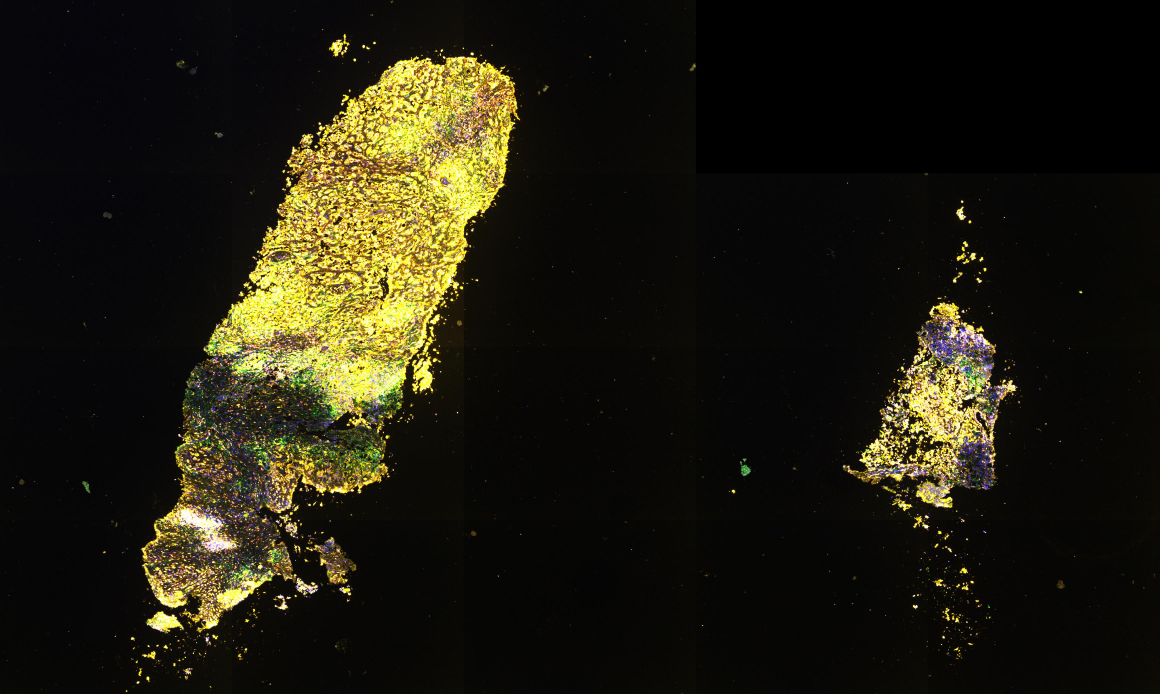
#> input picture test/prepdbreference/M21_1_qptiff.jpg, 3480 x 2080 px (shown at 1/3 size); its folder holds only this picture in this run
$ python -i image_mask.py   (imports and definitions only)   (older library calls are emulated)
#> lines starting #> are read from the running program, lines starting #| are printed output that depends on the picture
#imports
from .utilities import flatfield_logger
from .plotting import doMaskingPlotsForImage
from .config import CONST
from ...utilities.dataclasses import MyDataClass
from ...utilities.img_file_io import smoothImageWorker, getExposureTimesByLayer, im3writeraw, writeImageToFile
from ...utilities.misc import cd
from ...utilities.config import CONST as UNIV_CONST
import numpy as np
import os, cv2

#mask region information helper class
# [6 lines that did not run here, left out]

class ImageMask() :
    """
    Class to store and work with a mask for an image
    """

    #################### PROPERTIES ####################

    # [5 lines left out: function packed_tissue_mask, not called in this run]
    @property
    def compressed_mask(self): #the compressed mask with (# layers groups)+1 layers
        return self._compressed_mask
    # [13 lines left out: functions onehot_mask, uncompressed_full_mask, not called in this run]
    @property
    def labelled_mask_regions(self):
        return self._labelled_mask_regions #the list of labelled mask region objects for this mask

    #################### PUBLIC FUNCTIONS ####################

    # [194 lines left out: functions __init__, addCreatedMasks, getEnumeratedMask, unpackTissueMask, getSizeFilteredMask, getImageTissueMask and 2 more, not called in this run]

#function to compute and return the variance of the normalized laplacian for a given image layer
def getImageLayerLocalVarianceOfNormalizedLaplacian(img_layer) :
    #build the laplacian image and normalize it to get the curvature
    img_laplacian = cv2.Laplacian(img_layer,cv2.CV_32F,borderType=cv2.BORDER_REFLECT)
    img_lap_norm = cv2.UMat(np.empty(img_layer.shape,dtype=np.float32))
    cv2.filter2D(img_layer,cv2.CV_32F,CONST.LOCAL_MEAN_KERNEL,img_lap_norm,borderType=cv2.BORDER_REFLECT)
    img_lap_norm = img_lap_norm.get()
    img_norm_lap = img_laplacian
    img_norm_lap[img_lap_norm!=0] /= img_lap_norm[img_lap_norm!=0]
    img_norm_lap[img_lap_norm==0] = 0
    #find the variance of the normalized laplacian in the neighborhood window
    norm_lap_loc_mean = cv2.UMat(np.empty_like(img_norm_lap))
    cv2.filter2D(img_norm_lap,cv2.CV_32F,CONST.WINDOW_EL,norm_lap_loc_mean,borderType=cv2.BORDER_REFLECT)
    norm_lap_2_loc_mean = cv2.UMat(np.empty_like(img_norm_lap))
    cv2.filter2D(np.power(img_norm_lap,2),cv2.CV_32F,CONST.WINDOW_EL,norm_lap_2_loc_mean,borderType=cv2.BORDER_REFLECT)
    npix = np.sum(CONST.WINDOW_EL)
    norm_lap_loc_mean = norm_lap_loc_mean.get()
    norm_lap_2_loc_mean = norm_lap_2_loc_mean.get()
    norm_lap_loc_mean /= npix
    norm_lap_2_loc_mean /= npix
    local_norm_lap_var = np.abs(norm_lap_2_loc_mean-np.power(norm_lap_loc_mean,2))
    #return the local variance of the normalized laplacian
    return local_norm_lap_var

#function to return a blur mask for a given image layer group, along with a dictionary of plots to add to the group for this image
# [218 lines left out: functions getImageLayerGroupBlurMask, getImageTissueFoldMask, getImageBlurMask, getImageSaturationMasks, getImageMaskWorker, not called in this run]

>>> import cv2
>>> picture = cv2.imread('../../../test/prepdbreference/M21_1_qptiff.jpg', cv2.IMREAD_GRAYSCALE)
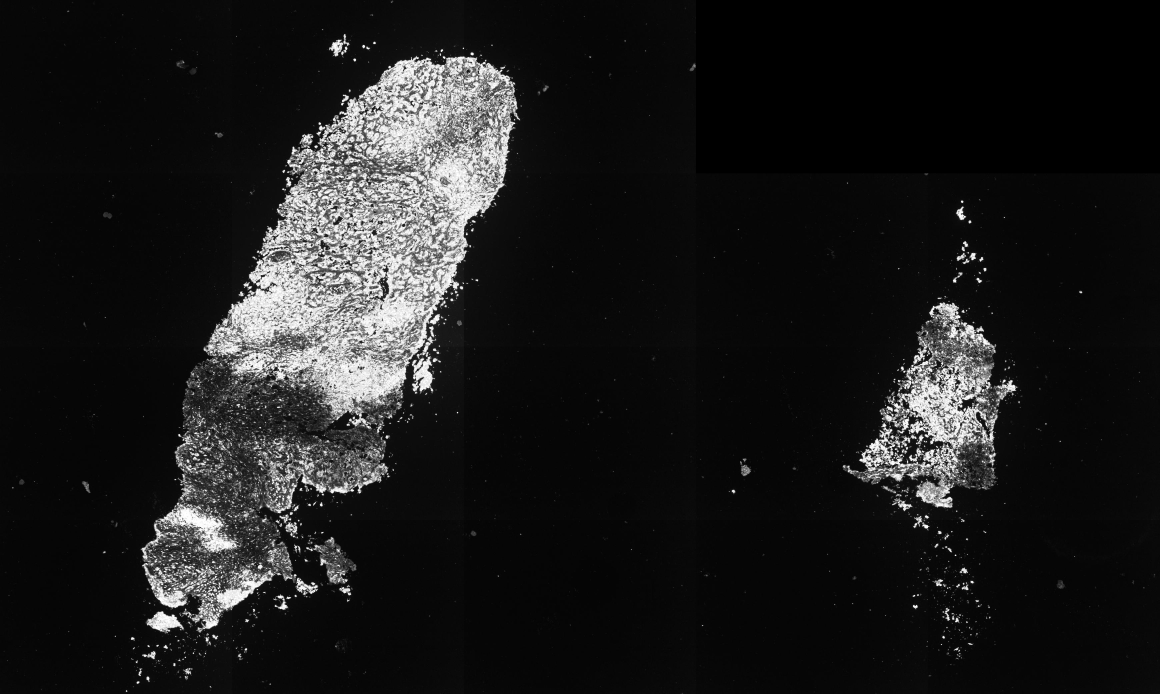
#> picture: shape (2080, 3480) (shown at 1/3 size); min 0, max 255, mean 27.9
>>> result = getImageLayerLocalVarianceOfNormalizedLaplacian(picture)
#> in getImageLayerLocalVarianceOfNormalizedLaplacian, `img_laplacian = cv2.Laplacian(img_layer,cv2.CV_32F,borderType=cv2.BORD..`:
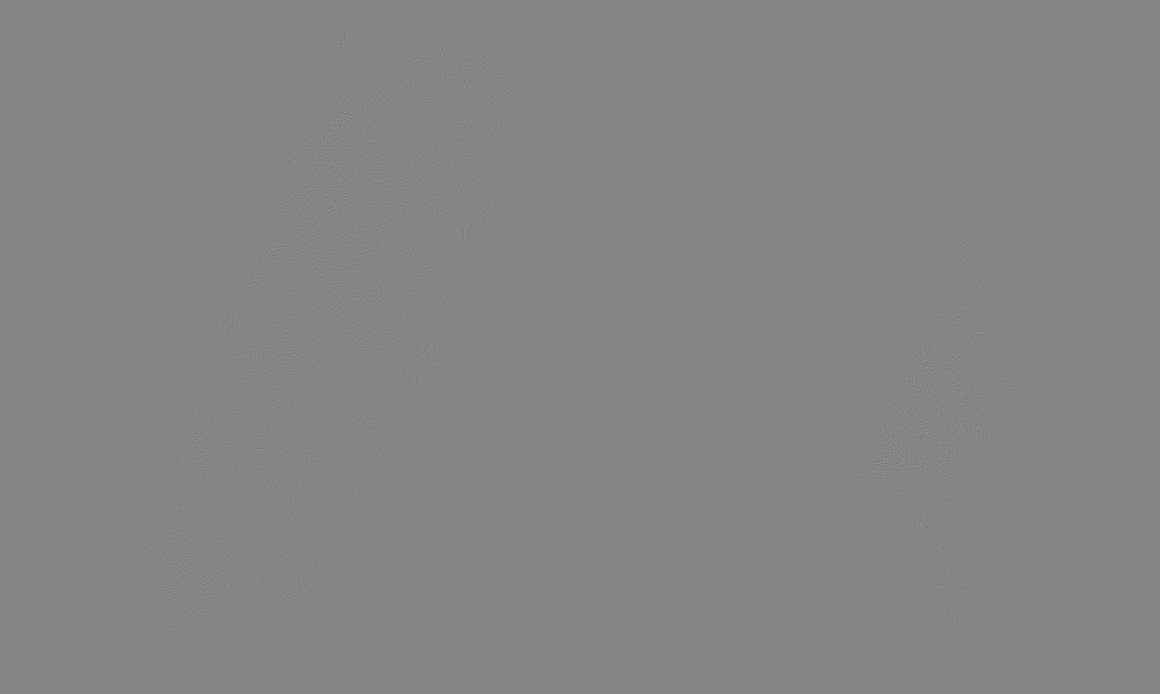
#> img_laplacian: shape (2080, 3480) float32 (shown at 1/3 size); min -618, max 559, mean 0; drawn with min black and max white
#> (the run stopped early here; a loop or call above may not have finished)
